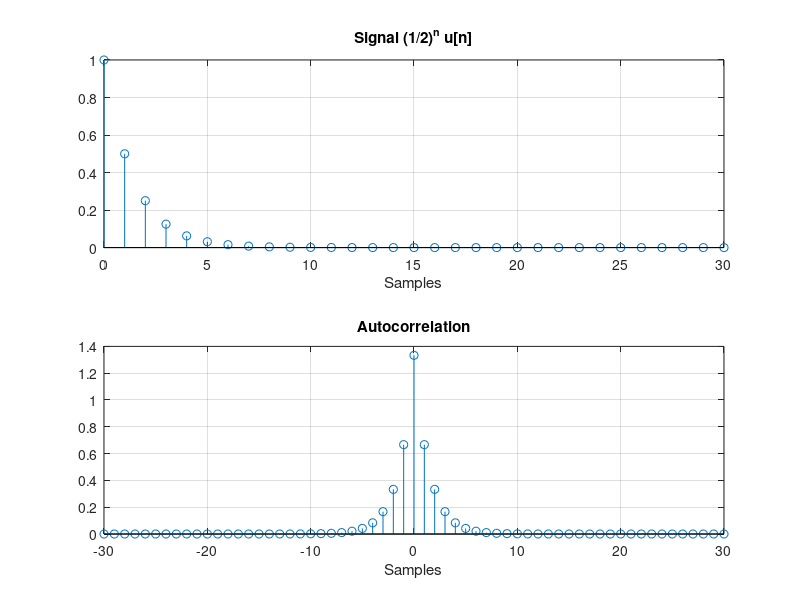
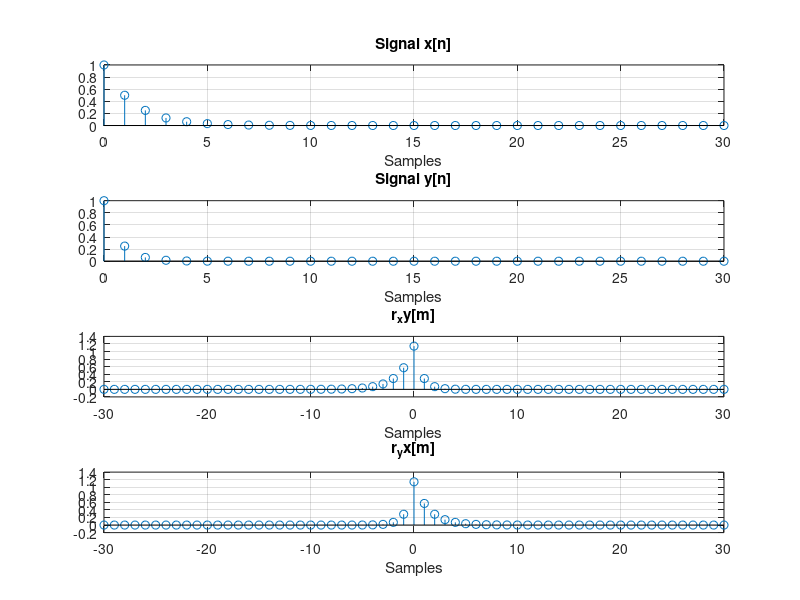

Source code (MATLAB) for these figures, in order:
n = 0:30;                                          % Άξονας χρόνου
x = (1/2).^n;                                      % Σήμα x[n]
[rx, l] = xcorr(x,x);                              % Αυτοσυσχέτιση
y = (1/4).^n;                                      % Σήμα y[n]

[rxy, lxy] = xcorr(y,x);                           % Ετεροσυσχέτιση rxy[m]
[ryx, lyx] = xcorr(x,y);                           % Ετεροσυσχέτιση ryx[m]

figure; subplot(211); stem(n, x); grid;            % Γράφημα x[n]
xlabel('Samples'); title('Signal (1/2)^n u[n]');   % Ετικέτες
subplot(212); stem(l, rx); grid;                   % Γράφημα rx[m]
xlabel('Samples'); title('Autocorrelation');       % Ετικέτες

figure; subplot(411); stem(n, x); grid;            % Γράφημα x[n]
xlabel('Samples'); title('Signal x[n]');           % Ετικέτες
subplot(412); stem(n, y); grid;                    % Γράφημα y[n]
xlabel('Samples'); title('Signal y[n]');           % Ετικέτες
subplot(413); stem(lxy, rxy); grid;                % rxy[m]
xlabel('Samples'); title('r_xy[m]');               % Ετικέτες
subplot(414); stem(lyx, ryx); grid;                % ryx[m]
xlabel('Samples'); title('r_yx[m]');               % Ετικέτες
